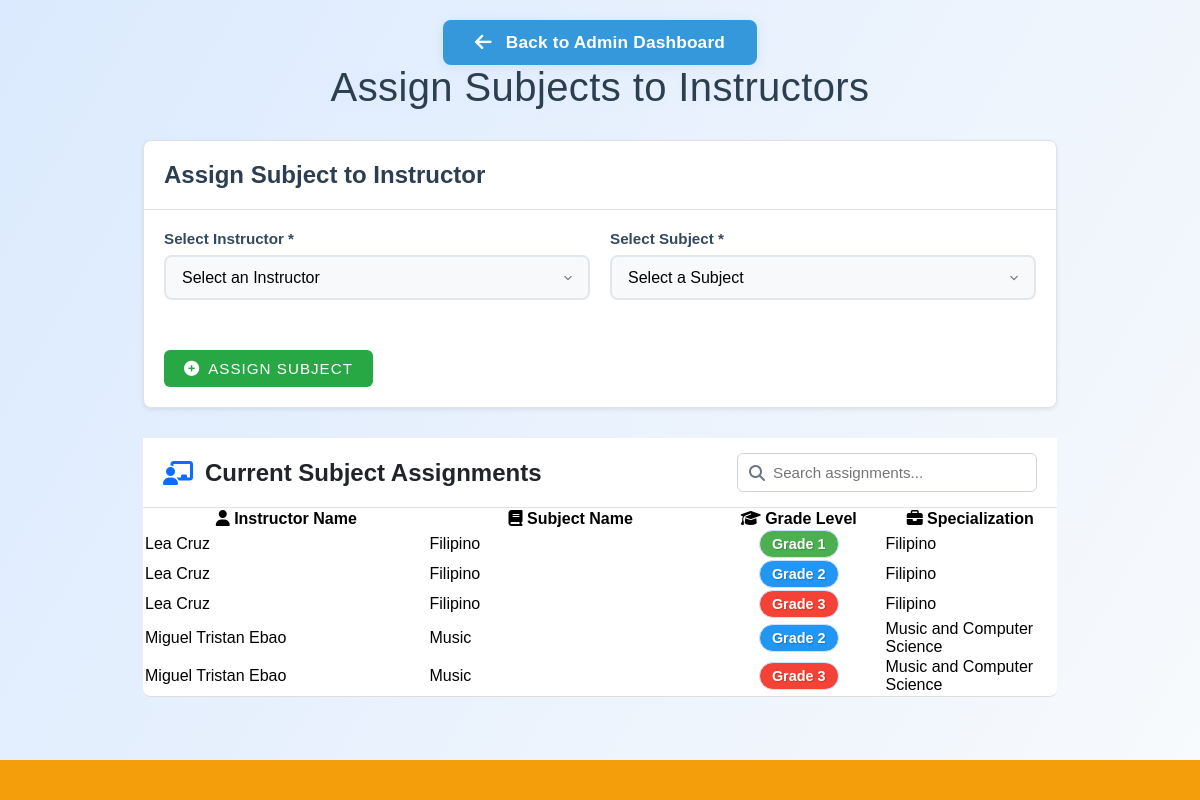
The page /adminAssignSubjects.php (signed in) on the database its author committed.
### tables this page shows
CREATE TABLE `Assigned_Subject` (
  `Instructor_ID` int(11) NOT NULL,
  `Subject_ID` int(11) NOT NULL
);

CREATE TABLE `Profile_Bio` (
  `Profile_ID` int(11) NOT NULL,
  `Given_Name` varchar(100) DEFAULT NULL,
  `Last_Name` varchar(100) DEFAULT NULL,
  `Gender` varchar(50) DEFAULT NULL,
  `Date_of_Birth` date DEFAULT NULL
);

CREATE TABLE `Subject` (
  `Subject_ID` int(11) NOT NULL,
  `Subject_Name` varchar(100) DEFAULT NULL,
  `Description` text DEFAULT NULL,
  `Clearance_ID` int(11) DEFAULT NULL
);

CREATE TABLE `Instructor` (
  `Instructor_ID` int(11) NOT NULL,
  `Profile_ID` int(11) DEFAULT NULL,
  `Hire_Date` date DEFAULT NULL,
  `Employ_Status` varchar(50) DEFAULT NULL,
  `Specialization` text DEFAULT NULL
);

### adminAssignSubjects.php (the view, shortened to what this page needs)
<?php
require_once 'includes/db.php';
?>
<html lang="en">
<head>
    <link rel="stylesheet" href="css/essential.css">
    <link rel="stylesheet" href="https://cdnjs.cloudflare.com/ajax/libs/font-awesome/6.4.2/css/all.min.css">
    <link rel="stylesheet" href="css/adminLinks.css">
    <link rel="stylesheet" href="css/adminManagement.css">
</head>
<body>
    <div class="admin-container">
        <div class="admin-back-btn-wrap admin-back-btn-upperleft">
            <a href="adminLinks.php" class="admin-back-btn"><i class="fa fa-arrow-left"></i> Back to Admin Dashboard</a>
        </div>
        <h1 class="page-title">Assign Subjects to Instructors</h1>
        <section class="form-section">
            <h2 class="form-title" id="form-title">Assign Subject to Instructor</h2>
            <form method="POST" action="adminAssignSubjects.php" id="assignment-form">
                <div class="form-grid">
                    <div class="form-group">
                        <label class="form-label" for="instructor_id">Select Instructor *</label>
                        <select class="form-select" name="instructor_id" id="instructor_id" required>
                            <option value="">Select an Instructor</option>
                        </select>
                    </div>
                    <div class="form-group">
                        <label class="form-label" for="subject_id">Select Subject *</label>
                        <select class="form-select" name="subject_id" id="subject_id" required>
                            <option value="">Select a Subject</option>
                        </select>
                    </div>
                </div>
                <div class="button-group">
                    <button type="submit" class="submit-btn" id="submit-btn"><i class="fas fa-plus-circle"></i> Assign Subject</button>
                </div>
            </form>
        </section>
        <section class="table-section">
            <div class="section-header">
                <div class="header-icon-title">
                    <i class="fas fa-chalkboard-teacher"></i>
                    <h2>Current Subject Assignments</h2>
                </div>
                <div class="search-wrapper">
                    <i class="fas fa-search search-icon"></i>
                    <input type="text" id="searchBar" class="search-input" placeholder="Search assignments...">
                </div>
            </div>
            <div class="table-container">
                <table class="data-table" id="assignments-table">
                    <thead>
                        <tr>
                            <th><i class="fas fa-user"></i> Instructor Name</th>
                            <th><i class="fas fa-book"></i> Subject Name</th>
                            <th><i class="fas fa-graduation-cap"></i> Grade Level</th>
                            <th><i class="fas fa-briefcase"></i> Specialization</th>
                        </tr>
                    </thead>
                    <tbody>
                        <?php
                        $sql = "SELECT
                                       a.Instructor_ID,
                                       a.Subject_ID,
                                       pb.Given_Name,
                                       pb.Last_Name,
                                       s.Subject_Name,
                                       COALESCE(c.Grade_Level, 'N/A') as Grade_Level,
                                       i.Specialization
                                FROM Assigned_Subject a
                                JOIN Instructor i ON a.Instructor_ID = i.Instructor_ID
                                JOIN Profile p ON i.Profile_ID = p.Profile_ID
                                JOIN Profile_Bio pb ON pb.Profile_ID = p.Profile_ID
                                JOIN Subject s ON a.Subject_ID = s.Subject_ID
                                LEFT JOIN Clearance c ON s.Clearance_ID = c.Clearance_ID
                                ORDER BY s.Subject_Name, pb.Given_Name, pb.Last_Name, c.Grade_Level";
                        $result = $conn->query($sql);
                        if ($result && $result->num_rows > 0) {
                            while($row = $result->fetch_assoc()) {
                                $gradeLevel = htmlspecialchars($row['Grade_Level']);
                                $instructorName = htmlspecialchars($row['Given_Name'] . ' ' . $row['Last_Name']);
                                $subjectName = htmlspecialchars($row['Subject_Name']);
                                $specialization = htmlspecialchars($row['Specialization']);
                                echo "<tr class='clickable-row' onclick='editAssignment(" .
                                     $row['Instructor_ID'] . ", " . $row['Subject_ID'] . ", {" .
                                     "instructor_name: \"" . $instructorName . "\", " .
                                     "subject_name: \"" . $subjectName . "\", " .
                                     "grade_level: " . ($gradeLevel ?: 'null') . ", " .
                                     "specialization: \"" . $specialization . "\"" .
                                     "})'>";
                                echo "<td>" . $instructorName . "</td>";
                                echo "<td>" . $subjectName . "</td>";
                                if ($gradeLevel && $gradeLevel !== 'N/A') {
                                    echo "<td><span class='grade-badge grade-level-{$gradeLevel}'>Grade {$gradeLevel}</span></td>";
                                } else {
                                    echo "<td><span class='grade-badge grade-level-none'>N/A</span></td>";
                                }
                                echo "<td>" . $specialization . "</td>";
                                echo "</tr>";
                            }
                        } else {
                            echo "<tr><td colspan='4' class='no-data'>No subject assignments found. Make your first assignment above!</td></tr>";
                        }
                        ?>
                    </tbody>
                </table>
            </div>
        </section>
    </div>
    <footer id="footer-placeholder"></footer>
</body>
</html>

### css/essential.css (style rules this page uses)
:root { --primary-color: #1e3a8a; --primary-light: #3b82f6; --primary-dark: #1e40af; --primary-pale: #dbeafe; --secondary-color: #f59e0b; --secondary-light: #fbbf24; --secondary-dark: #d97706; --secondary-pale: #fef3c7; --background-color: #f8fafc; --background-white: #ffffff; --background-dark: #1f2937; --background-cream: #fefce8; --background-blue: #eff6ff; --accent-color: #6366f1; --text-color: #1f2937; --success-color: #059669; --warning-color: #dc2626; --error-color: #ef4444; --admin-primary: #3498db; --admin-primary-dark: #2980b9; --admin-text: #2c3e50; --admin-text-light: #34495e; --admin-text-muted: #7f8c8d; --admin-success: #27ae60; --admin-border: #e1e8ed; --admin-border-light: #ecf0f1; --admin-bg-light: #f8f9fa; --admin-bg-lighter: #fdfdfd; --cancel-btn-bg: #f8f9fa; --cancel-btn-text: #6c757d; --cancel-btn-border: #6c757d; --cancel-btn-hover-bg: #e9ecef; --cancel-btn-hover-text: #495057; --cancel-btn-hover-border: #495057; --table-hover-bg: #f8f9fa; --message-success-bg: #d4edda; --message-success-text: #155724; --message-success-border: #c3e6cb; --message-error-bg: #f8d7da; --message-error-text: #721c24; --message-error-border: #f5c6cb; --table-header-bg: #34495e; --table-header-text: #ffffff; --about-overlay-start: rgba(255, 240, 224, 1); --about-overlay-mid: rgba(94, 67, 67, 0.5); --about-overlay-end: rgba(255, 240, 224, 1); --about-glass-bg: rgba(255, 255, 255, 0.1); --about-glass-hover: rgba(255, 255, 255, 0.3); --about-border: rgba(255, 255, 255, 0.4); --about-shadow: rgba(255, 255, 255, 0.5); --about-shadow-hover: rgba(255, 255, 255, 0.8); --nav-bg: #8de9b3; --nav-text: #2a794e; --nav-hover: rgba(0, 0, 0, 0.6); --shadow-light: rgba(0, 0, 0, 0.1); --shadow-medium: rgba(0, 0, 0, 0.2); --shadow-dark: rgba(0, 0, 0, 0.3); --border-light: rgba(255, 255, 255, 0.3); --border-medium: rgba(255, 255, 255, 0.7); --breakpoint-mobile: 768px; --breakpoint-tablet: 1024px; }
* { margin: 0px; padding: 0px; box-sizing: border-box; font-family: 'Montserrat', sans-serif; }
body { color: rgb(0, 0, 0); display: flex; flex-direction: column; overflow-x: hidden; }
footer { bottom: 0; position: fixed; color: var(--text-color); background-color: var(--secondary-color); height: 5vh; width: 100vw; padding: 10px; }

### css/adminLinks.css (style rules this page uses)
.admin-back-btn-wrap { display: flex; justify-content: center; }
.admin-back-btn { display: inline-flex; align-items: center; gap: 10px; background: var(--admin-primary); color: #fff; font-weight: 600; font-size: 1.08em; padding: 12px 32px; border-radius: 8px; text-decoration: none; box-shadow: 0 2px 12px #3498db22; border: none; transition: background 0.18s, box-shadow 0.18s, transform 0.15s; letter-spacing: 0.01em; }
.admin-back-btn i { font-size: 1.1em; margin-right: 4px; }
body { background: linear-gradient(120deg, var(--primary-pale) 0%, var(--background-color) 100%); min-height: 100vh; }
.page-title { text-align: center; font-size: 2.3em; color: var(--admin-primary-dark); font-weight: 800; margin-bottom: 36px; letter-spacing: 0.01em; text-shadow: 0 2px 8px #dbeafe44; }

### rows shown on the page
assigned_subject: profile_bio.Given_Name+Last_Name "Lea Cruz", Subject_ID.Subject_Name "Filipino", gradeLevel "1", Instructor_ID.Specialization "Filipino"
assigned_subject: profile_bio.Given_Name+Last_Name "Lea Cruz", Subject_ID.Subject_Name "Filipino", gradeLevel "2", Instructor_ID.Specialization "Filipino"
assigned_subject: profile_bio.Given_Name+Last_Name "Lea Cruz", Subject_ID.Subject_Name "Filipino", gradeLevel "3", Instructor_ID.Specialization "Filipino"
assigned_subject: profile_bio.Given_Name+Last_Name "Miguel Tristan Ebao", Subject_ID.Subject_Name "Music", gradeLevel "2", Instructor_ID.Specialization "Music and Computer Science"
assigned_subject: profile_bio.Given_Name+Last_Name "Miguel Tristan Ebao", Subject_ID.Subject_Name "Music", gradeLevel "3", Instructor_ID.Specialization "Music and Computer Science"
